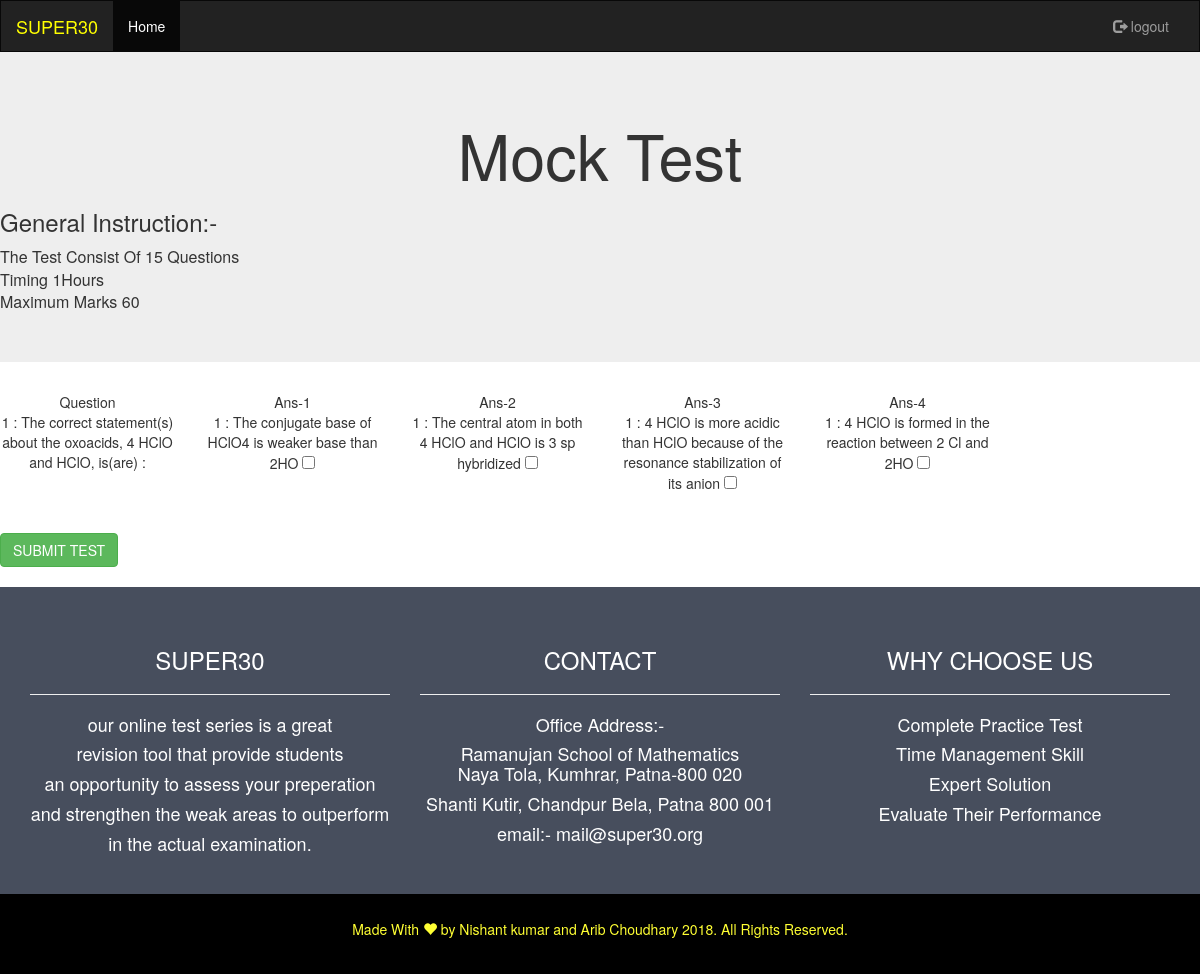
Screenshot of /exam_home.php with the database file from the repository.
### tables this page shows
CREATE TABLE `questionpaper` (
  `sno` int(100) NOT NULL,
  `question` varchar(500) NOT NULL,
  `choice1` varchar(200) NOT NULL,
  `choice2` varchar(200) NOT NULL,
  `choice3` varchar(200) NOT NULL,
  `choice4` varchar(200) NOT NULL,
  `answer` varchar(200) NOT NULL,
  `test` varchar(12) NOT NULL
);

### exam_home.php (the view, shortened to what this page needs)
<?php
$con=mysqli_connect("localhost","root","","exam");
?>
<!DOCTYPE html>
<html lang="en">
<head>
  <link rel="stylesheet" href="https://maxcdn.bootstrapcdn.com/bootstrap/3.3.7/css/bootstrap.min.css">
</head>
<body>
<nav class="navbar navbar-inverse">
  <div class="container-fluid">
    <div class="navbar-header">
      <a class="navbar-brand" href="#" style="color:#FFFF00;">SUPER30</a>
    </div>
    <div class="collapse navbar-collapse" id="myNavbar">
      <ul class="nav navbar-nav">
        <li class="active"><a href="index.php">Home</a></li>
      </ul>
      <ul class="nav navbar-nav navbar-right">
        <li><a href="logout.php"><span class="glyphicon glyphicon-log-out"></span> logout</a></li>
      </ul>
    </div>
  </div>
</nav>
<div class="jumbotron">
    <h1 style="text-align:center">Mock Test</h1>
	<div align="left">
	<div style="font-size:16px">
	<h3>General Instruction:-</h3>
	The Test Consist Of 15 Questions<br>
	Timing 1Hours<br>
	Maximum Marks 60
	</div>
	</div>
</div>
<div class="row" style="text-align:center">
<div class="col-sm-2">Question</div><div class="col-sm-2">Ans-1</div><div class="col-sm-2">Ans-2</div><div class="col-sm-2">Ans-3</div><div class="col-sm-2">Ans-4</div></div>
<?php
$exam = $_POST['exam'];
$i=1;
$res=mysqli_query($con,"SELECT * FROM `questionpaper` WHERE `test`='$exam'");
while($fetch=mysqli_fetch_array($res)){
?>
<div class="row" style="text-align:center">
<div class="col-sm-2"><?php print $i ; echo" : "; print $fetch[1];	?> </div>
<div class="col-sm-2"><?php print $i ; echo" : "; print $fetch[2];	?> <input type="checkbox"></div>
<div class="col-sm-2"><?php print $i ; echo" : "; print $fetch[3];	?> <input type="checkbox"></div>
<div class="col-sm-2"><?php print $i ; echo" : "; print $fetch[4];	?> <input type="checkbox"></div>
<div class="col-sm-2"><?php print $i ; echo" : "; print $fetch[5];	?> <input type="checkbox"></div>
</div>
 <div class="row">
<div class="col-sm-3"><br><br></div>
</div>
<?php
$i++;
										}
?>
<div class="row">
<div class="col-sm-12">
<button type="submit" name="submit" class="btn btn-success">SUBMIT TEST</button>
</div>
</div>
<br>
<div class="container-fluid bg-2 text-center">
<br>
<br>
<div class="col-sm-4 text-center">
<h3>SUPER30 </h3>
<hr>
<h4 > our online test series is a great</h4>
<h4> revision tool that provide students</h4>
<h4> an opportunity to assess your preperation</h4>
<h4> and strengthen the weak areas to outperform</h4>
<h4> in the actual examination.</h4>
</div>
<div class="col-sm-4 text-center">
<h3>CONTACT </h3>
<hr>
<h4>Office Address:-</h4>
<h4> Ramanujan School of Mathematics
   <br> Naya Tola, Kumhrar, Patna-800 020
</h4>
<h4>Shanti Kutir, Chandpur Bela, Patna 800 001</h4>
<h4>email:- mail@super30.org</h4>
<br>
<br>
</div>
<div class="col-sm-4 text-center">
<h3>WHY CHOOSE US </h3>
<hr>
<h4>Complete Practice Test</h4>
<h4>Time Management Skill</h4>
<h4>Expert Solution</h4>
<h4>Evaluate Their Performance</h4>
<br>
<br>
</div>
</div>
<footer class="container-fluid text-center">
  <p>Made With <span class="glyphicon glyphicon-heart" aria-hidden="true"></span> by Nishant kumar and Arib Choudhary 2018. All Rights Reserved.</p>
</footer>
</body>
</html>

### exam_home.php (style rules this page uses)
.bg-2 { background-color: #474e5d; color: #ffffff; }
.navbar { margin-bottom: 0; border-radius: 0; }
footer { background-color:#000000; color:#FFFF33; padding: 25px; }

### rows the page displays
questionpaper: question "The correct statement(s) about the oxoacids, 4 HClO and HClO, is(are) :", choice1 "The conjugate base of HClO4 is weaker base than 2HO", choice2 "The central atom in both 4 HClO and HClO is 3 sp hybridized", choice3 "4 HClO is more acidic than HClO because of the resonance stabilization of its anion", choice4 "4 HClO is formed in the reaction between 2 Cl and 2HO"
